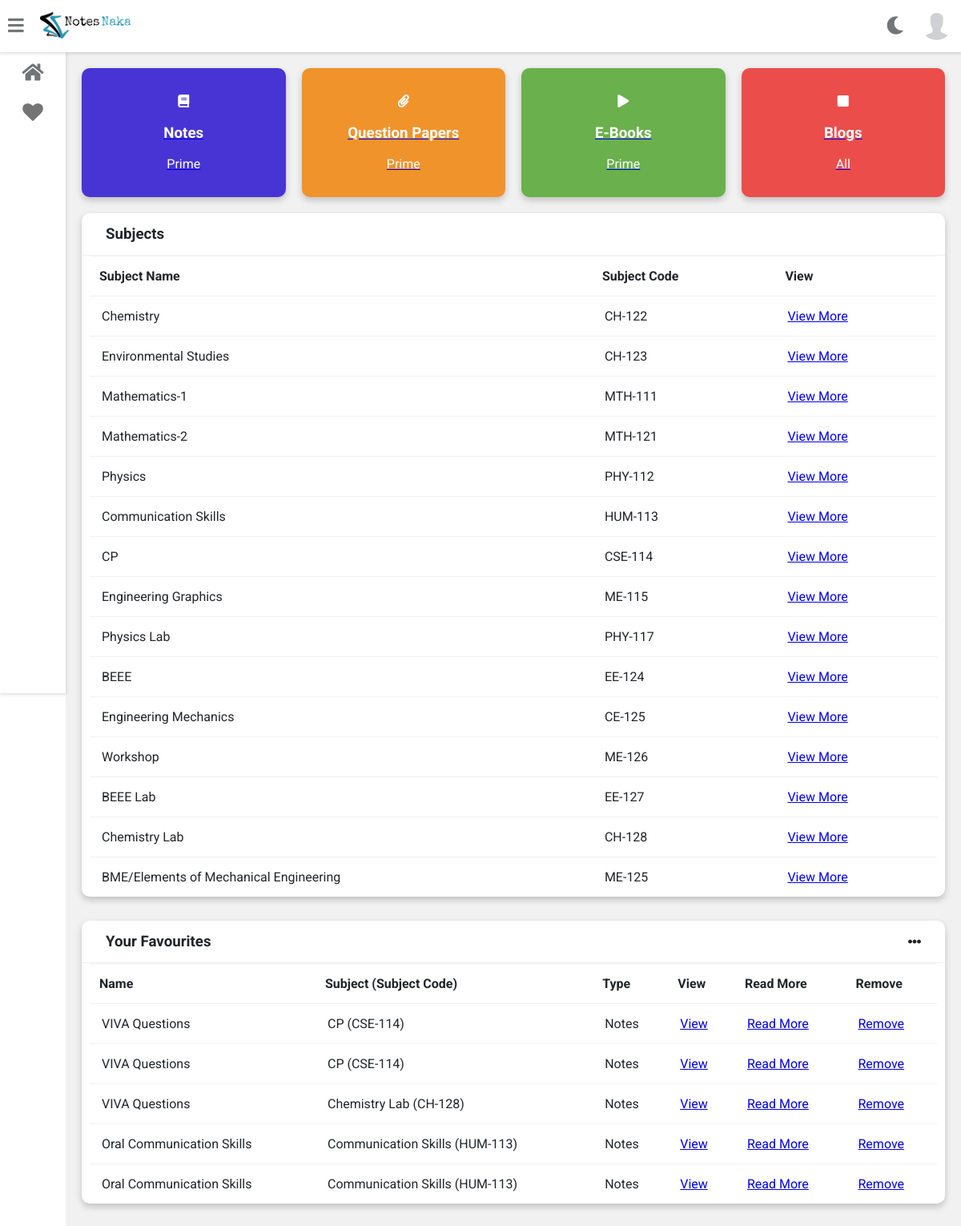
The page /panel_user/index.php on the database its author committed.
### tables this page shows
CREATE TABLE `user_profile` (
  `user_id` int(15) NOT NULL,
  `user_code` varchar(255) NOT NULL,
  `user_email` varchar(255) NOT NULL,
  `user_password` varchar(255) NOT NULL,
  `user_name` varchar(255) NOT NULL,
  `user_branch` varchar(255) NOT NULL,
  `user_sem` varchar(255) NOT NULL,
  `user_year` int(15) NOT NULL,
  `user_college` varchar(255) NOT NULL,
  `user_image` varchar(255) NOT NULL,
  `user_expire` varchar(255) NOT NULL,
  `user_expire_month` varchar(255) NOT NULL,
  `user_restrict` int(15) NOT NULL DEFAULT 0,
  `user_ip` varchar(255) NOT NULL
);

CREATE TABLE `sub` (
  `sub_id` int(15) NOT NULL,
  `sub_title` varchar(255) NOT NULL,
  `sub_code` varchar(255) NOT NULL,
  `sub_branch` varchar(255) NOT NULL,
  `sub_sem` varchar(255) NOT NULL,
  `sub_year` int(15) NOT NULL,
  `sub_college` varchar(255) NOT NULL
);

CREATE TABLE `user_data` (
  `data_id` int(31) NOT NULL,
  `data_code` varchar(255) NOT NULL COMMENT 'user_code',
  `data_history` varchar(255) NOT NULL COMMENT 'file_data',
  `data_type` varchar(255) NOT NULL COMMENT 'blog/file/qp/video',
  `data_fav` int(15) NOT NULL DEFAULT 0
);

CREATE TABLE `file` (
  `file_id` int(15) NOT NULL,
  `file_dp` varchar(255) NOT NULL,
  `file_data` varchar(255) NOT NULL,
  `file_title` varchar(255) NOT NULL,
  `file_sub` varchar(255) NOT NULL,
  `file_sub_code` varchar(255) NOT NULL,
  `file_branch` varchar(255) NOT NULL,
  `file_sem` varchar(255) NOT NULL,
  `file_year` int(15) NOT NULL,
  `file_college` varchar(255) NOT NULL,
  `file_info_1` text NOT NULL,
  `file_info_2` text NOT NULL,
  `file_contri_name` varchar(255) NOT NULL,
  `file_contri_college` varchar(255) NOT NULL
);

### panel_user/includes/login_protector.php (called while the page is built, shortened)
<?php
    $user_code = $_GET['user_code'];
?>

### panel_user/index.php (the view, shortened to what this page needs)
<?php include 'includes/header.php'; ?>
<body class="overlay-scrollbar">
    <?php include 'includes/navbar.php'; ?>
    <div class="wrapper">
        <div class="row">
            <div class="col-3 col-m-6 col-sm-6">
                <a href="card.php?user_code=<?php echo $user_code ?>&file_type=file">
                    <div class="counter bg-primary">
                        <p>
                            <i class="fas fa-book"></i>
                        </p>
                        <h3>Notes</h3>
                        <p>Prime</p>
                    </div>
                </a>
            </div>
            <div class="col-3 col-m-6 col-sm-6">
                <a href="card.php?user_code=<?php echo $user_code ?>&file_type=qp">
                    <div class="counter bg-warning">
                        <p>
                            <i class="fas fa-paperclip"></i>
                        </p>
                        <h3>Question Papers</h3>
                        <p>Prime</p>
                    </div>
                </a>
            </div>
            <div class="col-3 col-m-6 col-sm-6">
                <a href="card.php?user_code=<?php echo $user_code ?>&file_type=video">
                    <div class="counter bg-success">
                        <p>
                            <i class="fas fa-play"></i>
                        </p>
                        <h3>E-Books</h3>
                        <p>Prime</p>
                    </div>
                </a>
            </div>
            <div class="col-3 col-m-6 col-sm-6">
                <a href="card.php?user_code=<?php echo $user_code ?>&file_type=blog">
                    <div class="counter bg-danger">
                        <p>
                            <i class="fas fa-square"></i>
                        </p>
                        <h3>Blogs</h3>
                        <p>All</p>
                    </div>
                </a>
            </div>
        </div>
        <div class="row">
            <div class="col-12 col-m-12 col-sm-12">
                <div class="card">
                    <div class="card-header">
                        <h3>Subjects</h3>
                    </div>
                    <div class="card-content">
                        <table>
                            <thead>
                                <tr>
                                    <th>Subject Name</th>
                                    <th>Subject Code</th>
                                    <th>View</th>
                            </thead>
                            <tbody>
                                <?php
                                if($user_sem == "1/2")
                                {
                                    $query = "SELECT * FROM sub WHERE sub_sem LIKE '%$user_sem%'";
                                }
                                else
                                {
                                    $query = "SELECT * FROM sub WHERE sub_sem LIKE '%$user_sem%' AND sub_branch LIKE '%$user_branch%'";
                                }
                                $select_user = mysqli_query($connection, $query);
                                while($row = mysqli_fetch_assoc($select_user))
                                {
                                    $sub_title = $row['sub_title'];
                                    $sub_code = $row['sub_code'];
                                    echo "
                                            <tr>
                                            <td>$sub_title</td>
                                            <td>$sub_code</td>
                                            <td><a href='sub_card.php?user_code=$user_code&sub_code=$sub_code'>View More</a></td>
                                            </tr>";
                                }
                            ?>
                        </table>
                    </div>
                </div>
            </div>
            <div class="col-12 col-m-12 col-sm-12">
                <div class="card">
                    <div class="card-header">
                        <h3>Your Favourites</h3>
                        <a href="favourite.php?user_code=<?php echo $user_code ?>"><i class="fas fa-ellipsis-h"></i>
                            <i class="fas fa-ellipsis-h"></i></a>
                    </div>
                    <div class="card-content">
                        <table>
                            <thead>
                                <tr>
                                    <th>Name</th>
                                    <th>Subject (Subject Code)</th>
                                    <th>Type</th>
                                    <th>View</th>
                                    <th>Read More</th>
                                    <th>Remove</th>
                                </tr>
                            </thead>
                            <tbody>
                                <?php
                                $query = "SELECT * FROM user_data WHERE data_code LIKE '%$user_code%' ORDER BY data_id DESC";
                                $select_user = mysqli_query($connection, $query);
                                $count = 0;
                                while($row = mysqli_fetch_assoc($select_user))
                                {
                                    $data_id = $row['data_id'];
                                    $file_data = $row['data_history'];
                                    $file_type = $row['data_type'];
                                    if($file_type == "Notes")
                                    {
                                        $file_type = "file";
                                    }
                                    $count++;
                                    $file_type_2 = $file_type.'_data';
                                    $query_2 = "SELECT * FROM $file_type WHERE $file_type_2 LIKE '%$file_data%'";
                                    $select_user_2 = mysqli_query($connection, $query_2);
                                    while($row = mysqli_fetch_assoc($select_user_2))
                                    {
                                        $file_title = $row[$file_type."_title"];
                                        $file_sub = $row[$file_type."_sub"];
                                        $file_sub_code = $row[$file_type."_sub_code"];
                                        if($file_type == "file")
                                        {
                                            $file_type_1 = "Notes";
                                        }
                                        echo "
                                                <tr>
                                                    <td>$file_title</td>
                                                    <td>$file_sub ($file_sub_code)</td>
                                                    <td>$file_type_1</td>
                                            ";
                                            echo "<td><a href='open_file.php?user_code=$user_code&file_data=$file_data&file_type=$file_type' target='_blank'>View</a></td>";
                                            echo "<td><a href='detail.php?user_code=$user_code&file_data=$file_data&file_type=$file_type'>Read More</a></td>";
                                            echo "<td><a href='remove_fav.php?user_code=$user_code&data_id=$data_id'>Remove</a></td>";
                                        echo "</tr>";
                                    }
                                    if($count == 5)
                                    {
                                        break;
                                    }
                                }
                            ?>
                            </tbody>
                        </table>
                    </div>
                </div>
            </div>
        </div>
    </div>
</body>
</html>

### panel_user/includes/navbar.php (shortened to what this page needs)
<div class="navbar">
    <ul class="navbar-nav">
        <li class="nav-item">
            <a class="nav-link">
                <i class="fas fa-bars" onclick="collapseSidebar()"></i>
            </a>
        </li>
        <li class="nav-item">
            <img src="images/logo.png" alt="ATPro logo" class="logo logo-light" />
        </li>
    </ul>
    <ul class="navbar-nav nav-right">
        <li class="nav-item mode">
            <a class="nav-link" href="#" onclick="switchTheme()">
                <i class="fas fa-moon dark-icon"></i>
            </a>
        </li>
        <li class="nav-item avt-wrapper">
            <div class="avt dropdown">
                <img src="../db_images/<?php echo $user_image ?>" alt="User image" class="dropdown-toggle" data-toggle="user-menu" />
            </div>
        </li>
    </ul>
</div>

### panel_user/includes/style.css (style rules this page uses)
:root { --primary-color: #4834d4; --success-color: #6ab04c; --warning-color: #f0932b; --danger-color: #eb4d4b; --light-color: #212529; --light-second-color: #727475; --light-background: #ffffff; --light-second-background: #f1f1f1; --dark-color: #909090; --dark-second-color: #f5f6fa; --dark-background: #23242D; --dark-second-background: #181818; }
.light { --main-bg-color: var(--light-background); --second-bg-color: var(--light-second-background); --main-color: var(--light-color); --second-color: var(--light-second-color); }
.bg-primary { background: var(--primary-color); }
.bg-success { background: var(--success-color); }
.bg-warning { background: var(--warning-color); }
.bg-danger { background: var(--danger-color); }
* { box-sizing: border-box; }
body { font-family: 'Roboto', sans-serif; background: var(--main-bg-color); color: var(--main-color); margin: 0; }
.navbar { display: flex; flex-direction: row; background: var(--main-bg-color); color: var(--main-color); position: fixed; top: 0; right: 0; left: 0; z-index: 101; box-shadow: rgba(0,0,0,0.12) 0px 1px 4px 1px; }
.navbar-nav { list-style: none; display: flex; flex-direction: row; padding-left: 0; margin-bottom: 0; margin-top: 0; }
.nav-link { float: left; text-align: center; padding: 21px 10px; text-decoration: none; font-size: 17px; color: var(--second-color); position: relative; }
.navbar-nav i { font-size: 1.4rem; }
.nav-right { margin-left: auto; }
.logo { height: 60px; padding: 10px; }
.avt img { width: 39px; height: 39px; border-radius: 50%; }
.avt { padding: 11px }
.dropdown { position: relative; }
.wrapper { padding: 10px; margin-left: 82px; padding-top: 75px; background: var(--second-bg-color); transition: margin-left .5s; }
.row { display: flex; flex-wrap: wrap; flex-direction: row; }
.row:after, .row:before { box-sizing: border-box; }
[class*="col-"] { padding: 10px; }
@media only screen and (min-width: 600px) { .col-sm-6 { width: 50%; } }
@media only screen and (min-width: 600px) { .col-sm-12 { width: 100%; } }
@media only screen and (min-width: 768px) { .col-m-6 { width: 50%; } }
@media only screen and (min-width: 768px) { .col-m-12 { width: 100%; } }
@media only screen and (min-width: 992px) { .col-3 { width: 25%; } }
@media only screen and (min-width: 992px) { .col-12 { width: 100%; } }
.counter { padding: 16px; text-align: center; color: #fff; border-radius: 10px; box-shadow: 0 4px 8px 0 rgba(0,0,0,0.2); }
.card { background: var(--main-bg-color); color: var(--main-color); border-radius: 10px; margin-bottom: 10px; box-shadow: 0 4px 8px 0 rgba(0,0,0,0.2); }
.card-header { padding: 15px 30px; border-bottom: 1px solid var(--second-bg-color); position: relative; }
.card-header i { color: var(--main-color); position: absolute; right: 30px; top: 50%; transform: translateY(-50%); }
.card-header h3 { margin: 0; }
.card-content { padding: 0px 10px; overflow-x: auto; }
table { border-collapse: collapse; width: 100%; }
table td { border-top: 1px solid var(--second-bg-color); padding: 15px; }
table th { border-top: 1px solid var(--second-bg-color); border-bottom: 1px solid var(--second-bg-color); padding: 15px 12px; text-align: left; }

### rows shown on the page
user_profile: user_image (placeholder picture)
sub: sub_title "Chemistry", sub_code "CH-122"
sub: sub_title "Environmental Studies", sub_code "CH-123"
sub: sub_title "Mathematics-1", sub_code "MTH-111"
sub: sub_title "Mathematics-2", sub_code "MTH-121"
sub: sub_title "Physics", sub_code "PHY-112"
sub: sub_title "Communication Skills", sub_code "HUM-113"
sub: sub_title "CP", sub_code "CSE-114"
sub: sub_title "Engineering Graphics", sub_code "ME-115"
sub: sub_title "Physics Lab", sub_code "PHY-117"
sub: sub_title "BEEE", sub_code "EE-124"
sub: sub_title "Engineering Mechanics", sub_code "CE-125"
sub: sub_title "Workshop", sub_code "ME-126"
sub: sub_title "BEEE Lab", sub_code "EE-127"
sub: sub_title "Chemistry Lab", sub_code "CH-128"
sub: sub_title "BME/Elements of Mechanical Engineering", sub_code "ME-125"
user_data: data_type.file_title "VIVA Questions", data_type.file_sub "CP", data_type.file_sub_code "CSE-114", data_type "Notes"
user_data: data_type.file_title "VIVA Questions", data_type.file_sub "CP", data_type.file_sub_code "CSE-114", data_type "Notes"
user_data: data_type.file_title "VIVA Questions", data_type.file_sub "Chemistry Lab", data_type.file_sub_code "CH-128", data_type "Notes"
user_data: data_type.file_title "Oral Communication Skills", data_type.file_sub "Communication Skills", data_type.file_sub_code "HUM-113", data_type "Notes"
user_data: data_type.file_title "Oral Communication Skills", data_type.file_sub "Communication Skills", data_type.file_sub_code "HUM-113", data_type "Notes"
